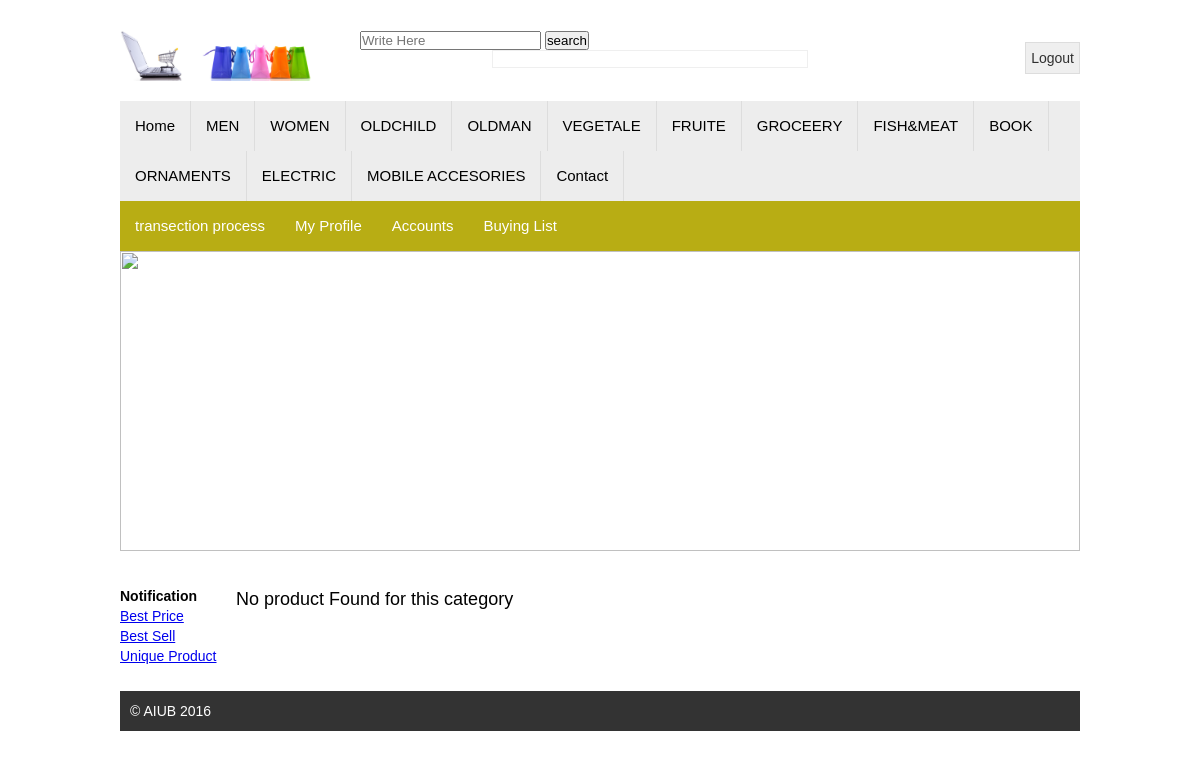
Page /sp1_3/categoryProduct.php (signed in) on the committed database.
### tables this page shows
CREATE TABLE `category` (
  `id` int(6) UNSIGNED NOT NULL,
  `category_name` varchar(100) NOT NULL,
  `signup_date` timestamp NOT NULL DEFAULT CURRENT_TIMESTAMP ON UPDATE CURRENT_TIMESTAMP
);

### sp1_3/template/menu2.php (the view, shortened to what this page needs)
<div class="mainmenu">
	<ul>
		<li><a href="index.php">Home</a></li>
		<?php
			$mysqli = new mysqli("localhost","root","","sp1");
			$menusql = "SELECT * FROM category";
			$menuCategory = $mysqli->query($menusql);
			$check_menuCategory = $menuCategory->num_rows;
			if ($check_menuCategory > 0) {
			    while ($menuCategories = $menuCategory->fetch_object()) { ?>
		    		<li><a href="categoryProduct.php?id=<?php echo $menuCategories->id; ?>"><?php echo $menuCategories->category_name; ?></a></li>
	  			<?php }
			}
		?>
		<li><a href="">Contact</a></li>
	</ul>
</div>
	<div class="adminMenu">
		<ul>
			<li><a href="user1.php">transection process</a></li>
			<li><a href="profile2.php">My Profile</a></li>
			<li><a href="user3.php">Accounts</a></li>
		<li><a href="buy.php">Buying List</a></li>
		</ul>
	</div>

### sp1_3/style.css (style rules this page uses)
* { margin: 0;padding: 0 }
body { font-family: arial; font-size: 14px; line-height: 20px; color: #000; }
.mainmenu { background:#ededed; overflow: hidden; }
.mainmenu ul { margin-bottom:0px; padding: 0; list-style: none; }
.mainmenu ul li { float: left; border-right: 1.5px solid #ddd; }
.mainmenu ul li a { display: block; color: #000; padding: 15px 15px; text-decoration: none; font-size: 15px; }
.adminMenu { background:#B8AD14; overflow: hidden; }
.adminMenu ul { margin-bottom:0px; padding: 0; list-style: none; }
.adminMenu ul li { float: left; color: }
.adminMenu ul li a { display: block; color: #fff; padding: 15px 15px; text-decoration: none; font-size: 15px; }

### rows in the picture
category: category_name "MEN"
category: category_name "WOMEN"
category: category_name "OLDCHILD"
category: category_name "OLDMAN"
category: category_name "VEGETALE"
category: category_name "FRUITE"
category: category_name "GROCEERY"
category: category_name "FISH&MEAT"
category: category_name "BOOK"
category: category_name "ORNAMENTS"
category: category_name "ELECTRIC"
category: category_name "MOBILE ACCESORIES"
